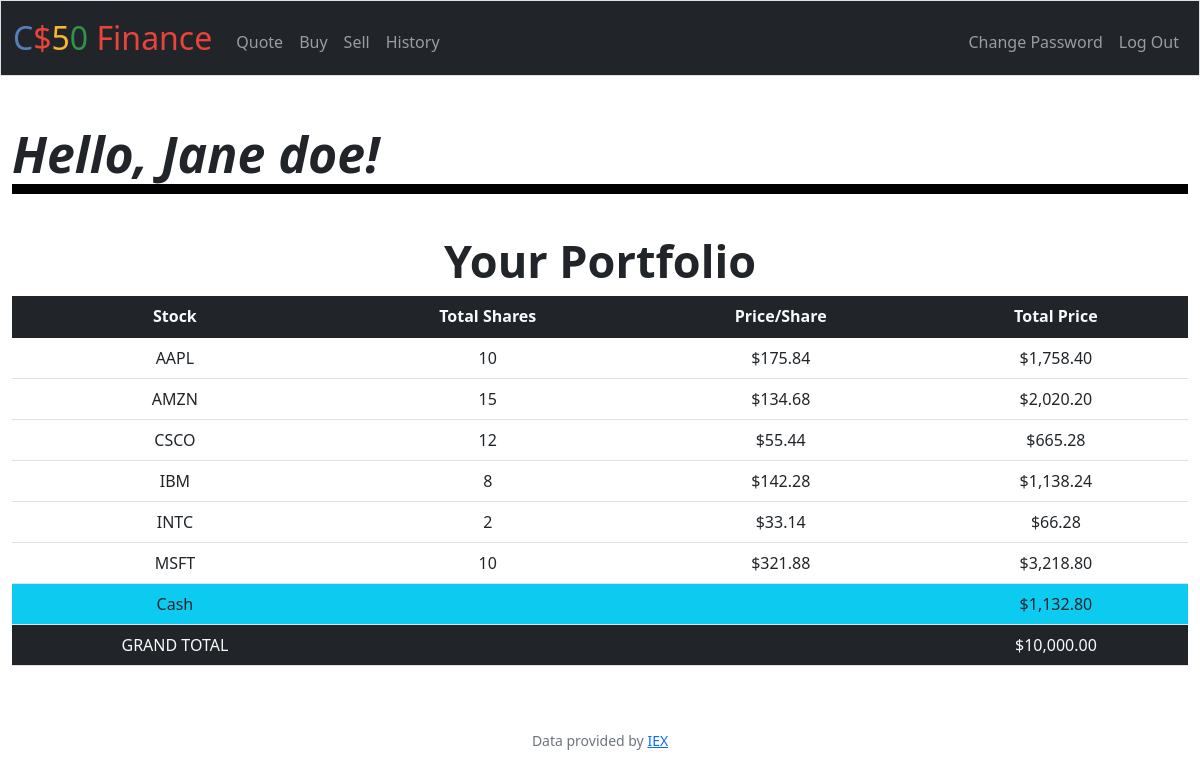
The page / (signed in) on the database its author committed.
### tables this page shows
CREATE TABLE users (id INTEGER PRIMARY KEY AUTOINCREMENT NOT NULL, username TEXT NOT NULL, hash TEXT NOT NULL, cash NUMERIC NOT NULL DEFAULT 10000.00);

CREATE TABLE transactions (id INTEGER PRIMARY KEY AUTOINCREMENT, user_id INTEGER, symbol TEXT, shares INTEGER, price FLOAT, date TIMESTAMP);

### app.py (the view)
@app.route("/")
@login_required
def index():
    user_id = session["user_id"]
    stock_details = db.execute(
        "SELECT symbol, SUM(shares) AS shares, price FROM transactions WHERE user_id = ? GROUP BY symbol", user_id)
    user_cash = db.execute(
        "SELECT cash FROM users WHERE id = ?", user_id)[0]["cash"]
    grand_total = user_cash
    for stock in stock_details:
        grand_total += stock["shares"] * stock["price"]
    logged_user_name = db.execute(
        "SELECT username FROM users WHERE id = ?", user_id)[0]["username"]
    return render_template("index.html", stock_details=stock_details, user_cash=user_cash, grand_total=grand_total, name=logged_user_name)

### app.py (called while the page is built)
@app.after_request
def after_request(response):
    response.headers["Cache-Control"] = "no-cache, no-store, must-revalidate"
    response.headers["Expires"] = 0
    response.headers["Pragma"] = "no-cache"
    return response

### helpers.py (called while the page is built)
def login_required(f):
    @wraps(f)
    def decorated_function(*args, **kwargs):
        if session.get("user_id") is None:
            return redirect("/login")
        return f(*args, **kwargs)
    return decorated_function

def usd(value):
    return f"${value:,.2f}"

### templates/index.html (shortened to what this page needs)
{% extends "layout.html" %}
{% block main %}
<h1 class="left-align">Hello, {{ name }}!</h1>
    <h2 class="text-center">Your Portfolio</h1>
    <table class="table">
      <thead class="bg-dark text-light">
        <tr>
          <th scope="col">Stock</th>
          <th scope="col">Total Shares</th>
          <th scope="col">Price/Share</th>
          <th scope="col">Total Price</th>
        </tr>
      </thead>
      <tb>
      {% for stock in stock_details %}
      <tr>
        <td>{{ stock.symbol }}</td>
        <td>{{ stock.shares }}</td>
        <td>{{ stock.price|usd }}</td>
        <td>{{ (stock.shares * stock.price)| usd }}</td>
      </tr>
      {% endfor %}
      </tb>
      <tf>
        <tr class="bg-info text-dark">
          <td>Cash</td>
          <td colspan="2"></td>
          <td>{{ user_cash| usd }}</td>
        </tr>
        <tr class="bg-dark text-light">
          <td>GRAND TOTAL</td>
          <td colspan="2"></td>
          <td>{{ grand_total| usd }}</td>
        </tr>
      </tf>
    </table>
{% endblock %}

### static/styles.css (style rules this page uses)
h1 { margin-bottom: 40px; }
h2 { font-weight: bold; font-size: 45px; }
.left-align { text-align: left; font-weight: bold; font-style: italic; font-size: 50px; border-bottom: 10px solid black; }

### rows shown on the page
users: username "Jane doe", cash "$1,132.80"
transactions: symbol "AAPL", shares "10", price "$175.84", shares "$1,758.40"
transactions: symbol "AMZN", shares "15", price "$134.68", shares "$2,020.20"
transactions: symbol "CSCO", shares "12", price "$55.44", shares "$665.28"
transactions: symbol "INTC", shares "2", price "$33.14", shares "$66.28"
transactions: symbol "MSFT", shares "10", price "$321.88", shares "$3,218.80"

### other values the page prints
{{ stock.symbol }} "IBM"
{{ stock.shares }} "8"
{{ stock.price|usd }} "$142.28"
{{ (stock.shares * stock.price)| usd }} "$1,138.24"
{{ grand_total| usd }} "$10,000.00"
